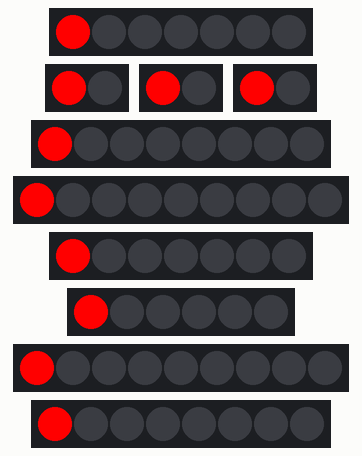
The sketch below on a simulated Arduino Uno, built with avr-gcc and run on an emulated ATmega328P. Shown: 2 × 7 RGB LEDs in strip order, left to right, 3 × 2 RGB LEDs in strip order, left to right, 2 × 8 RGB LEDs in strip order, left to right, 2 × 9 RGB LEDs in strip order, left to right, 6 RGB LEDs in strip order, left to right.

Above: at 0.02 s.
At 4.94 s:
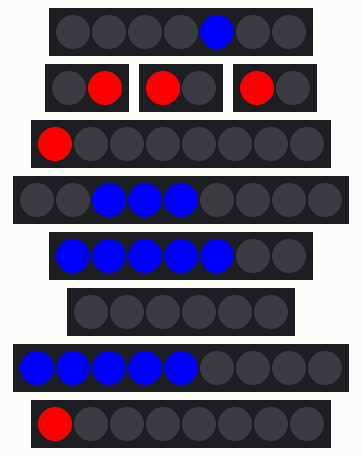
At 9.96 s:
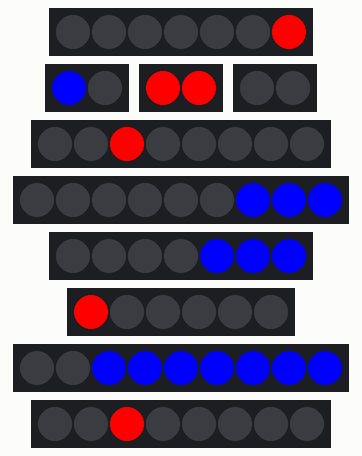
At 19.91 s:
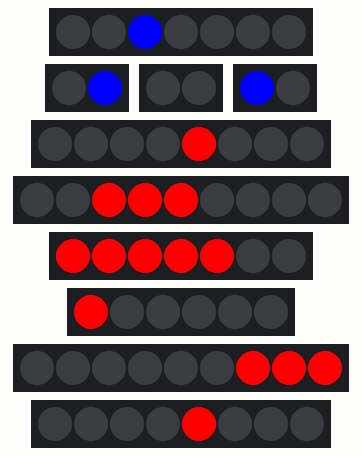
At 29.85 s:
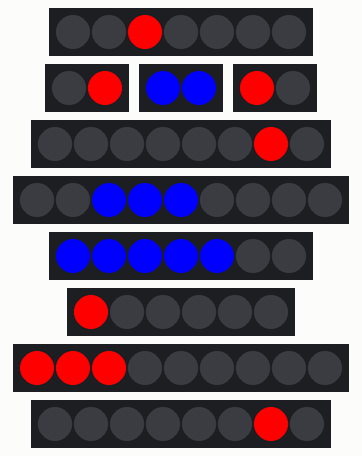
At 39.91 s:
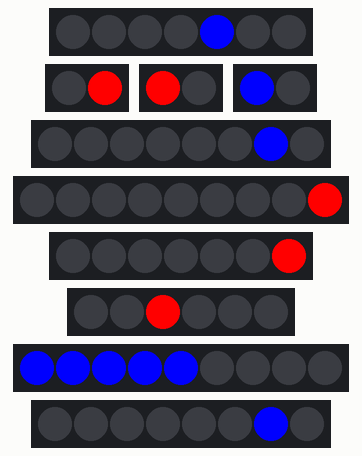
Timing chart, 0 to 40.0 s (numbered marks = the images above):
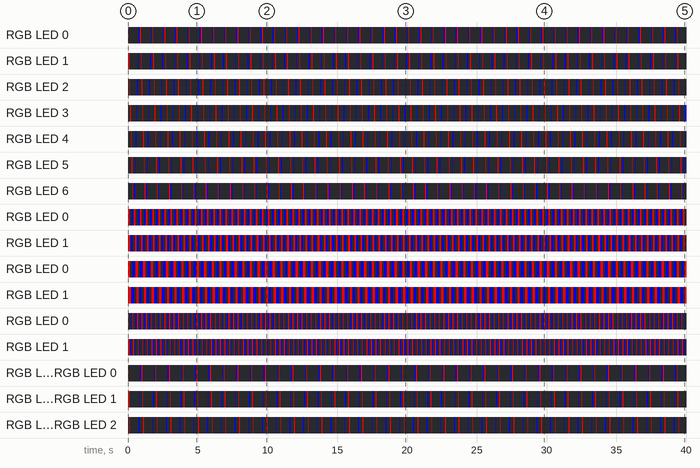

The sketch:

CSH_test01.ino
```cpp
#include <Adafruit_NeoPixel.h>

// Define the pins that the LED strips are connected to and the number of LEDs in each strip
#define NUM_STRIPS 11
const int LED_PINS[NUM_STRIPS] = {2,3,4,5,6,7,8,9,10,11,12};
const int NUM_LEDS[NUM_STRIPS] = {7,2,2,2,8,9,7,6,9,8,11};

// Define individual parameters for each strip
int intensity[NUM_STRIPS] = {1,2,3,1,1,3,5,1,7,1,1};  // Number of LEDs to light up at the same time
int delayTime[NUM_STRIPS] = {100,200,50,50,50,100,100,100,50,50,50};  // Speed parameter (lower is faster)

// Create an array of NeoPixel objects
//Adafruit_DotStar strips[NUM_STRIPS] = {
  // Korea pos6 num8
  //Adafruit_DotStar(NUM_LEDS[0], DATA_PINS[0], CLOCK_PINS[0], DOTSTAR_BRG),

Adafruit_NeoPixel strips[NUM_STRIPS] = {
    Adafruit_NeoPixel(NUM_LEDS[0], LED_PINS[0], NEO_GRB + NEO_KHZ800),
    Adafruit_NeoPixel(NUM_LEDS[1], LED_PINS[1], NEO_GRB + NEO_KHZ800),
    Adafruit_NeoPixel(NUM_LEDS[2], LED_PINS[2], NEO_GRB + NEO_KHZ800),
    Adafruit_NeoPixel(NUM_LEDS[3], LED_PINS[3], NEO_GRB + NEO_KHZ800),
    Adafruit_NeoPixel(NUM_LEDS[4], LED_PINS[4], NEO_GRB + NEO_KHZ800),
    Adafruit_NeoPixel(NUM_LEDS[5], LED_PINS[5], NEO_GRB + NEO_KHZ800),
    Adafruit_NeoPixel(NUM_LEDS[6], LED_PINS[6], NEO_GRB + NEO_KHZ800),
    Adafruit_NeoPixel(NUM_LEDS[7], LED_PINS[7], NEO_GRB + NEO_KHZ800),
    Adafruit_NeoPixel(NUM_LEDS[8], LED_PINS[8], NEO_GRB + NEO_KHZ800),
    Adafruit_NeoPixel(NUM_LEDS[9], LED_PINS[9], NEO_GRB + NEO_KHZ800),
    //Adafruit_NeoPixel(NUM_LED[10], LED_PINS[10], NEO_GRB + NEO_KHZ800)
};

// Define the colors for each direction
uint32_t color_1 = strips[0].Color(255, 0, 0);  // Red color for left-to-right
uint32_t color_2 = strips[0].Color(0, 0, 255);  // Blue color for right-to-left

// Function to run animations on all strips independently based on max LED count
void runAnimation() {
    // Keep track of the direction and position for each strip
    bool direction[NUM_STRIPS];  // false = left-to-right, true = right-to-left
    int positions[NUM_STRIPS] = {0};  // Starting positions for each strip

    // Initialize all strips to left-to-right direction initially
    for (int k = 0; k < NUM_STRIPS; k++) {
        direction[k] = false;
    }

    // Continue running animations until stopped
    while (true) {
        for (int k = 0; k < NUM_STRIPS; k++) {
            strips[k].clear();  // Clear current strip

            // Determine current color based on direction
            uint32_t currentColor = direction[k] ? color_2 : color_1;

            // Update the strip based on current position and direction
            for (int j = 0; j < intensity[k]; j++) {
                int pos = direction[k] ? strips[k].numPixels() - 1 - (positions[k] - j) : (positions[k] - j);
                if (pos >= 0 && pos < strips[k].numPixels()) {
                    strips[k].setPixelColor(pos, currentColor);
                }
            }

            strips[k].show();  // Display the updated strip

            // Update the position for the next frame
            positions[k]++;
            if (positions[k] >= strips[k].numPixels() + intensity[k]) {
                positions[k] = 0;  // Reset position
                direction[k] = !direction[k];  // Switch direction
            }
        }

        // Use the minimum delay time to keep the timing consistent across all strips
        int minDelay = delayTime[0];
        for (int k = 1; k < NUM_STRIPS; k++) {
            if (delayTime[k] < minDelay) {
                minDelay = delayTime[k];
            }
        }
        delay(minDelay);  // Delay based on the fastest strip
    }
}

void setup() {
    for (int k = 0; k < NUM_STRIPS; k++) {
        strips[k].begin();  // Initialize each LED strip
        strips[k].show();   // Initialize all pixels to 'off'
    }
}

void loop() {
    runAnimation();  // Run the animation with individual settings
}
```

Measured:
- by itself, RGB LED 0: repeats every 0.87 s: off 0.71 s, RGB(0, 0, 255) 0.05 s, off 0.05 s, RGB(255, 0, 0) 0.05 s
- by itself, RGB LED 1: repeats every 0.87 s: off 0.60 s, RGB(0, 0, 255) 0.05 s, off 0.16 s, RGB(255, 0, 0) 0.05 s
- by itself, RGB LED 2: repeats every 0.87 s: off 0.49 s, RGB(0, 0, 255) 0.05 s, off 0.27 s, RGB(255, 0, 0) 0.05 s
- by itself, RGB LED 3: repeats every 0.87 s: off 0.38 s, RGB(0, 0, 255) 0.05 s, off 0.38 s, RGB(255, 0, 0) 0.05 s
- by itself, RGB LED 4: repeats every 0.87 s: off 0.27 s, RGB(0, 0, 255) 0.05 s, off 0.49 s, RGB(255, 0, 0) 0.05 s
- by itself, RGB LED 5: repeats every 0.87 s: off 0.16 s, RGB(0, 0, 255) 0.05 s, off 0.60 s, RGB(255, 0, 0) 0.05 s
- by itself, RGB LED 6: repeats every 0.87 s: off 0.05 s, RGB(0, 0, 255) 0.05 s, off 0.71 s, RGB(255, 0, 0) 0.05 s
- by itself, RGB LED 0: repeats every 0.44 s: off 0.16 s, RGB(0, 0, 255) 0.11 s, off 0.05 s, RGB(255, 0, 0) 0.11 s
